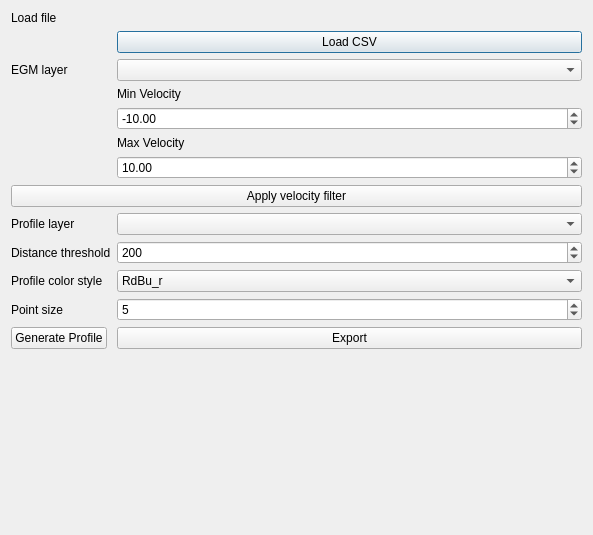
<?xml version="1.0" encoding="UTF-8"?>
<ui version="4.0">
 <class>EGMSPluginDialogBase</class>
 <widget class="QDialog" name="EGMSPluginDialogBase">
  <property name="geometry">
   <rect>
    <x>0</x>
    <y>0</y>
    <width>593</width>
    <height>535</height>
   </rect>
  </property>
  <property name="windowTitle">
   <string>EGMS Profile Tool</string>
  </property>
  <layout class="QFormLayout" name="formLayout">
   <item row="0" column="0">
    <widget class="QLabel" name="label_7">
     <property name="text">
      <string>Load file</string>
     </property>
    </widget>
   </item>
   <item row="0" column="1">
    <widget class="QgsFileWidget" name="file_widget"/>
   </item>
   <item row="1" column="1">
    <widget class="QPushButton" name="btn_load">
     <property name="text">
      <string>Load CSV</string>
     </property>
    </widget>
   </item>
   <item row="2" column="0">
    <widget class="QLabel" name="label">
     <property name="text">
      <string>EGM layer</string>
     </property>
    </widget>
   </item>
   <item row="2" column="1">
    <widget class="QgsMapLayerComboBox" name="cmb_layer"/>
   </item>
   <item row="3" column="1">
    <widget class="QLabel" name="label_3">
     <property name="text">
      <string>Min Velocity</string>
     </property>
    </widget>
   </item>
   <item row="4" column="1">
    <widget class="QgsDoubleSpinBox" name="spin_min_vel">
     <property name="minimum">
      <double>-100.000000000000000</double>
     </property>
     <property name="maximum">
      <double>100.000000000000000</double>
     </property>
     <property name="value">
      <double>-10.000000000000000</double>
     </property>
    </widget>
   </item>
   <item row="5" column="1">
    <widget class="QLabel" name="label_4">
     <property name="text">
      <string>Max Velocity</string>
     </property>
    </widget>
   </item>
   <item row="6" column="1">
    <widget class="QgsDoubleSpinBox" name="spin_max_vel">
     <property name="minimum">
      <double>-100.000000000000000</double>
     </property>
     <property name="maximum">
      <double>100.000000000000000</double>
     </property>
     <property name="value">
      <double>10.000000000000000</double>
     </property>
    </widget>
   </item>
   <item row="7" column="0" colspan="2">
    <widget class="QPushButton" name="btn_filter">
     <property name="text">
      <string>Apply velocity filter</string>
     </property>
    </widget>
   </item>
   <item row="8" column="0">
    <widget class="QLabel" name="label_5">
     <property name="text">
      <string>Profile layer</string>
     </property>
    </widget>
   </item>
   <item row="8" column="1">
    <widget class="QgsMapLayerComboBox" name="cmb_line_layer"/>
   </item>
   <item row="10" column="0">
    <widget class="QLabel" name="label_6">
     <property name="text">
      <string>Distance threshold</string>
     </property>
    </widget>
   </item>
   <item row="10" column="1">
    <widget class="QgsSpinBox" name="spin_threshold">
     <property name="minimum">
      <number>10</number>
     </property>
     <property name="maximum">
      <number>5000</number>
     </property>
     <property name="value">
      <number>200</number>
     </property>
    </widget>
   </item>
   <item row="12" column="0">
    <widget class="QLabel" name="label_8">
     <property name="text">
      <string>Profile color style</string>
     </property>
    </widget>
   </item>
   <item row="12" column="1">
    <widget class="QComboBox" name="cmb_colormap">
     <item>
      <property name="text">
       <string>RdBu_r</string>
      </property>
     </item>
     <item>
      <property name="text">
       <string>coolwarm</string>
      </property>
     </item>
     <item>
      <property name="text">
       <string>seismic</string>
      </property>
     </item>
     <item>
      <property name="text">
       <string>RdYlGn</string>
      </property>
     </item>
     <item>
      <property name="text">
       <string>plasma</string>
      </property>
     </item>
    </widget>
   </item>
   <item row="14" column="0">
    <widget class="QLabel" name="label_9">
     <property name="text">
      <string>Point size</string>
     </property>
    </widget>
   </item>
   <item row="14" column="1">
    <widget class="QgsSpinBox" name="spin_point_size">
     <property name="minimum">
      <number>1</number>
     </property>
     <property name="maximum">
      <number>20</number>
     </property>
     <property name="value">
      <number>5</number>
     </property>
    </widget>
   </item>
   <item row="16" column="0">
    <widget class="QPushButton" name="btn_profile">
     <property name="text">
      <string>Generate Profile</string>
     </property>
    </widget>
   </item>
   <item row="16" column="1">
    <widget class="QPushButton" name="btn_export">
     <property name="text">
      <string>Export</string>
     </property>
    </widget>
   </item>
  </layout>
 </widget>
 <customwidgets>
  <customwidget>
   <class>QgsDoubleSpinBox</class>
   <extends>QDoubleSpinBox</extends>
   <header>qgsdoublespinbox.h</header>
  </customwidget>
  <customwidget>
   <class>QgsFileWidget</class>
   <extends>QWidget</extends>
   <header>qgsfilewidget.h</header>
  </customwidget>
  <customwidget>
   <class>QgsMapLayerComboBox</class>
   <extends>QComboBox</extends>
   <header>qgsmaplayercombobox.h</header>
  </customwidget>
  <customwidget>
   <class>QgsSpinBox</class>
   <extends>QSpinBox</extends>
   <header>qgsspinbox.h</header>
  </customwidget>
 </customwidgets>
 <resources/>
 <connections/>
</ui>
